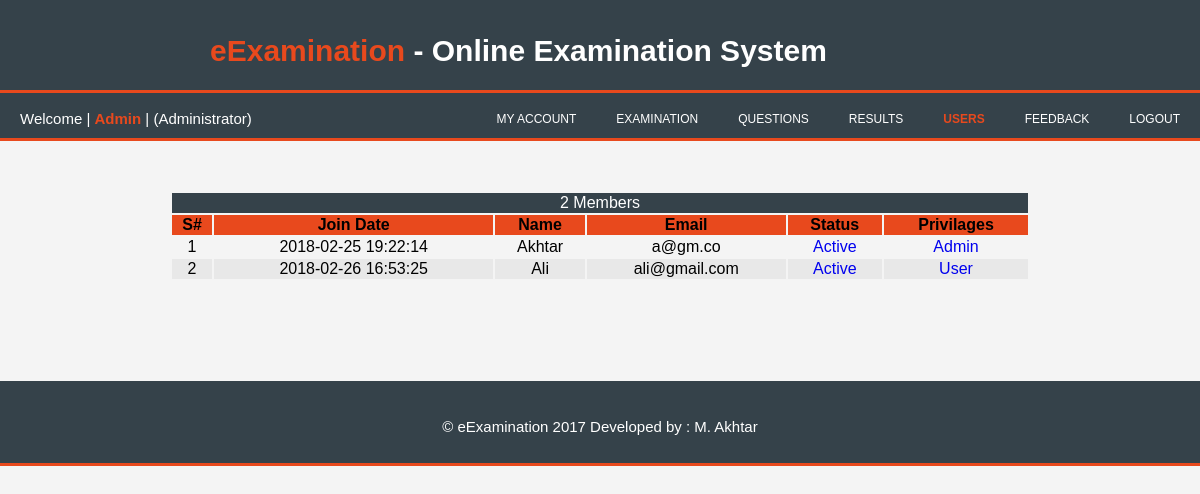
The app's page /Admin/users.php (signed in) with its own data.
### tables this page shows
CREATE TABLE `users` (
  `user_id` int(11) NOT NULL,
  `user_name` varchar(256) NOT NULL,
  `user_email` varchar(256) NOT NULL,
  `user_pwd` varchar(256) NOT NULL,
  `user_first` varchar(256) DEFAULT NULL,
  `user_last` varchar(256) DEFAULT NULL,
  `user_status` varchar(256) DEFAULT 'Active',
  `user_privilages` varchar(256) DEFAULT 'User',
  `user_joindate` datetime DEFAULT CURRENT_TIMESTAMP
);

### Admin/users.php (the view, shortened to what this page needs)
<?php
	if(isset($_SESSION['u_uid']))
	{
		include_once '../inc/db.php';
?>
<!DOCTYPE html>
<html lang="en">
<head>
	<link rel="stylesheet" type="text/css" href="../style/style1.css">
</head>
<body>
	<header id="heading">
		<div class="container">
			<h1><span class="current">eExamination</span> - Online Examination System</h1>
		</div>
	</header>
	<nav>
			<ul>
				<li>Welcome <span>| <span class="highlight"><?php  echo $_SESSION['u_first'] ?></span> | </span> (<span>Administrator</span>)</li>
				<a href="../inc/logout_inc.php"><li>Logout</li></a>
				<a href="feedback.php"><li>Feedback</li> </a>
				<a href="users.php"><li><span class="highlight">users</span></li></a>
				<a href="result.php"><li>Results</li> </a>
				<a href="question.php"><li>Questions</li> </a>
				<a href="examination.php"> <li>Examination</li> </a>
				<a href="../User/homepage.php"><li>My Account</li></a>
			</ul>
	</nav>
	<section>
			<table align="center" class="data-table">
				<tr bgcolor="#35424a">
					<td colspan="8" align="center"><span class="cur"> <?php
						$query="SELECT COUNT(*) FROM users";
						$run=mysqli_query($conn, $query);
						$result=mysqli_fetch_assoc($run);
						echo $result['COUNT(*)']-1;
					 	?> Members</span></td>
				</tr>
				<tr id="col">
					<th>S#</th>
					<th>Join Date</th>
					<th>Name</th>
					<th>Email</th>
					<th>Status</th>
					<th>Privilages</th>
				</tr>
				<?php
						$i=0;
						$q="SELECT distinct* FROM users where user_name!='Admin'";
						$r=mysqli_query($conn, $q);
						while($row=mysqli_fetch_assoc($r))
						{
							$nm=$row['user_name'];
							$em=$row['user_email'];
							$st=$row['user_status'];
							$pr=$row['user_privilages'];
							$date=$row['user_joindate'];
							$i++;
					?>
				<tr>
						<td><?php echo  $i; ?></td>
						<td><?php echo $date ?></td>
						<td><?php echo  $nm; ?></td>
						<td><?php echo  $em; ?></td>
						<td><?php echo "<a href='../inc/update_inc.php?update=$nm'>".$st."</a>"; ?></td></a>
						<td><?php echo   "<a href='../inc/update_privil_inc.php?update=$nm'>".$pr."</a>"; ?></td>
				</tr>
				<?php } ?>
			</table>
	</section>
			<footer id="f">
		<p> &copy; eExamination 2017 Developed by : M. Akhtar</p>
	</footer>
</body>
</html>
<?php
	}
	else
	{
		include 'logout_inc.php';
		header("Location: ../index.php?msg=Login First");
	}
?>

### style/style1.css (style rules this page uses)
body { font : 15px/1.5em Arial, Helvetica, sans-serif; padding:0; margin:0; background-color:#f4f4f4; }
.container { width:65%; margin:auto; overflow:hidden; }
ul { margin:0; padding:0; }
header { background:#35424a; color:#ffffff; padding-top:20px; min-height:70px; border-bottom:#e8491d 3px solid; }
header .current { color: #e8491d; font-weight: bold; }
.cur { color:white; }
nav { background:#35424a; color: #ffffff; padding-top:15px; min-height:30px; border-bottom:#e8491d 3px solid; }
nav a { color: #ffffff; text-decoration: none; text-transform: uppercase; font-size: 12px; float:right; }
nav li { display: inline; padding:0 20px 0 20px; }
nav .highlight { color:#e8491d; font-weight: bold; }
.data-table { padding: 50px; width:80%; text-align: center; }
.data-table tr:nth-child(even) { background-color: #e8e8e8; }
section .data-table #col { background-color: #e8491d; }
a { text-decoration:none; }
footer { background:#35424a; color: #ffffff; padding-top:20px; min-height:62px; border-bottom:#e8491d 3px solid; text-align: center; margin-top:50px; }

### records on screen
users: user_joindate "2018-02-25 19:22:14", user_name "Akhtar", user_email "a@gm.co", user_status "Active", user_privilages "Admin"
users: user_joindate "2018-02-26 16:53:25", user_name "Ali", user_email "ali@gmail.com", user_status "Active", user_privilages "User"

### other values on screen
$_SESSION['u_first'] "Admin"
$result['COUNT(*)']-1 "2"
